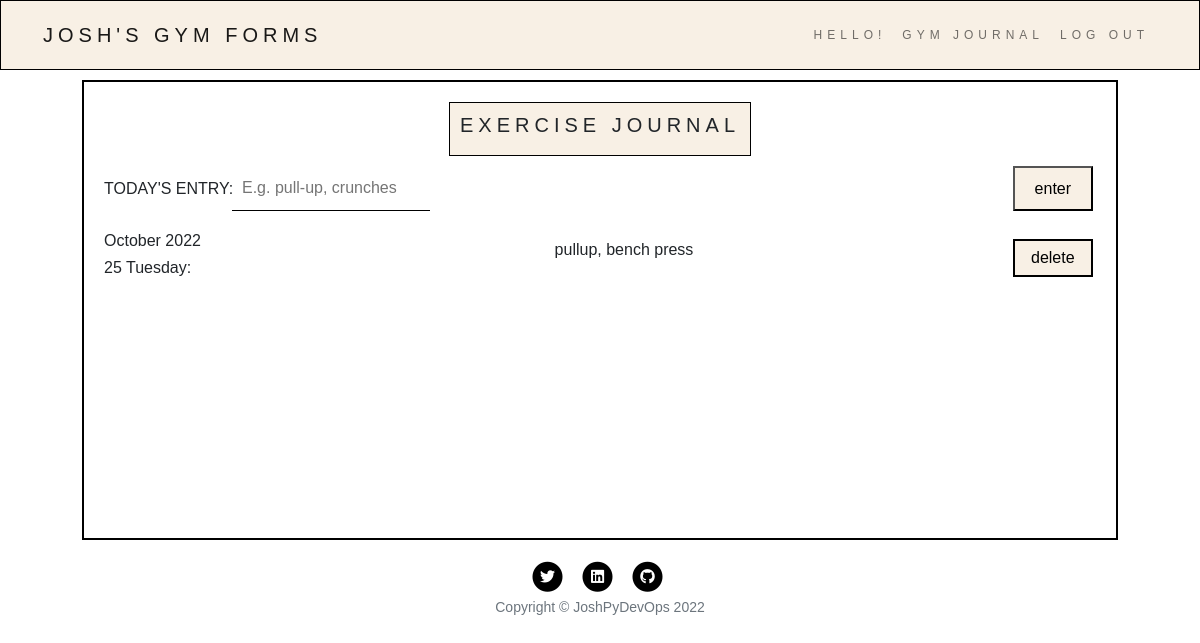
/journal (signed in), run on the app's committed database.
### main.py (models this page shows)
class GymJournal(db.Model):
    __tablename__ = "journal_posts"
    id = db.Column(db.Integer, primary_key=True)
    author_id = db.Column(db.Integer, db.ForeignKey("user_details.id"))
    author = relationship("User", back_populates="posts")
    month = db.Column(db.String(250), nullable=False)
    day = db.Column(db.String(250), nullable=False)
    body = db.Column(db.Text, nullable=False)

### main.py (the view, shortened to what this page needs)
@app.route("/journal", methods=["GET", "POST"])
def show_journal():
    all_posts = GymJournal.query.all()
    print(f"All posts: {all_posts}")
    return render_template("new-diary.html", posts=all_posts, current_user=current_user)

### main.py (called while the page is built)
@login_manager.user_loader
def load_user(user_id):
    return User.query.get(user_id)

### templates/new-diary.html
{% block content %}
{% include "new-header.html" %}
    <div class="container">
        <div class="diary-page">
            <div class="diary-title"><h5>EXERCISE JOURNAL</h5></div>
            <div class="diary-entry">
                <form class="test-form" action="{{url_for('show_journal')}}" method="POST">
                    <div class="diary-form">
                    <label>TODAY'S ENTRY:</label>
                    <input type="text" name="entry" placeholder="E.g. pull-up, crunches" autofocus>
                        </div>
                    <button class="d-submit" type="submit">enter</button>
                </form>
            </div>
            <div class="diary-content">
                 {% for post in posts %}
                <div class="diary-content-item-wrapper">
                    <div class="diary-content-item"><h6>{{post.month}}</h6>
                        <h6>{{post.day}}:</h6></div>
                    <div><p>{{post.body}}</p></div>
                <a type="button" href="{{url_for('delete_post', post_id=post.id) }}">delete</a>
            </div>
                {% endfor %}
        </div>
        </div>
    </div>
{% include "new-footer.html" %}
{% endblock %}

### static/css/new-styles.css (style rules this page uses)
* { padding: 0; box-sizing: border-box; }
body { height: 100%; margin: 0; font-family: 'Gill Sans', 'Gill Sans MT', Calibri, 'Trebuchet MS', sans-serif; }
a { color: black; }
.diary-page { border: solid 2px black; padding: 20px; margin: 10px 40px 0 40px; height: 460px; justify-content: center; }
.diary-title { border: solid 1px black; text-transform: uppercase; letter-spacing: 5px; padding: 10px; align-items: center; align-self:center; width: fit-content; text-align: center; margin: auto; margin-bottom: 10px; background-color: rgb(248, 240, 229); }
.diary-entry { margin-bottom: 20px; width: 100%; }
.d-submit { padding: 5px; background-color: rgb(248, 240, 229); margin: 0; }
.diary-entry input { border: none; border-bottom: solid 1px ; padding: 10px; outline: none; width: 100%; }
.test-form { display: grid; grid-template-columns: auto 5rem; justify-content: space-between; padding-right: 0.2rem; }
.diary-form { align-items: center; width: 100%; }
.diary-form { display: grid; grid-template-columns: 8rem auto; }
.diary-content { overflow-y: scroll; max-height: 15rem; padding-right: 0.2rem; }
.diary-content-item-wrapper { display: grid; grid-template-columns: 8.2rem auto 5rem; justify-content: space-between; align-items: center; margin-bottom: 1.5rem; }
.diary-content-item-wrapper a { text-decoration: none; color: black; border: solid 2px; text-align: center; padding: 5px; background-color: rgb(248, 240, 229); align-items: center; }
.diary-form label { display: block; white-space: nowrap; }

### data on the page
GymJournal: month "October 2022", day "25 Tuesday", body "pullup, bench press"
